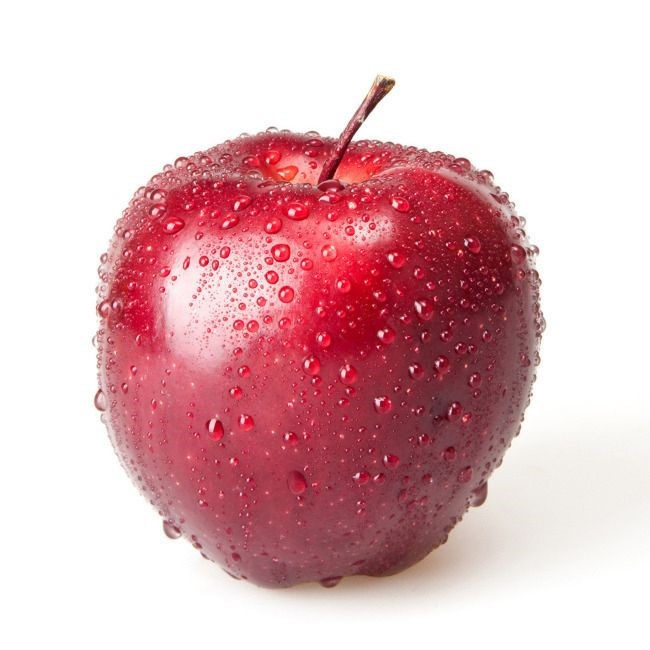
#> input picture ImageSimilarity/img/1.jpg, 650 x 650 px
$ jupyter execute Untitled.ipynb
#> lines starting #> are read from the running program, lines starting #| are printed output that depends on the picture
# 〇、 依赖项

[cell 1]
import cv2
import os
import numpy as np
from pandas import Series,DataFrame
import pandas as pd

# 一、特征
## 1、hash算法——与像素点的位置相关
### 1） 均值hash算法
将图片转换为灰度图，将图片尺寸调整为8\*8，计算平均值，根据均值获得图像指纹，即像素值大于均值的设为True，反之为False。

[cell 2]
def aHash(img):
	img=cv2.cvtColor(img,cv2.COLOR_BGR2GRAY)
	img=cv2.resize(img,(8,8), interpolation=cv2.INTER_AREA)
	means=img.sum()/64
	img=np.where(img>means,True,False)
	return img

### 2）感知hash算法
将图片转换为灰度图，将图片尺寸调整为32\*32，做DCT变换，获取结果左上角尺寸为8\*8的部分，根据均值获得图像指纹，即像素值大于均值的设为True，反之为False。

[cell 3]
def pHash(img):
	img=cv2.cvtColor(img,cv2.COLOR_BGR2GRAY)
	img=cv2.resize(img,(32,32), interpolation=cv2.INTER_AREA)
	img= cv2.dct(np.float32(img))
	img = img[0:8,0:8]
	means=img.sum()/64
	img=np.where(img>means,True,False)
	return img

### 3）差值Hash算法
比感知hash快，准确性理论上高于均值hash
将图片转换为灰度图，将图片尺寸调整为9\*8，除了最后一列像素，其他每个像素只要值比右边的像素小，则设为True，反之则为False

[cell 4]
def dHash(img):
	img=cv2.cvtColor(img,cv2.COLOR_BGR2GRAY)
	img=cv2.resize(img,(8,9), interpolation=cv2.INTER_AREA)
	hash=np.zeros((8,8),dtype=bool)
	for i in range(8):
		for j in range(8):
			if img[i][j]<img[i+1][j]:
				hash[i][j]=True
			else:
				hash[i][j]=False
	return hash

## 2、颜色矩——统计结果，与色彩有关
首先，将原图转换为YUV色彩空间，因为这更符合人眼的感知。
分别计算各个通道的一阶矩，二阶矩，三阶矩，组成一个九维向量

[cell 5]
def color_moment(img):
	[width,height,channel]=img.shape
	#YUV色彩空间，各个通道像素值统计
	y=Y_vector(img)
	u=U_vector(img)
	v=V_vector(img)
	#一阶矩，均值
	ay=y.sum()/width/height
	au=u.sum()/width/height
	av=v.sum()/width/height
	by=0
	bu=0
	bv=0
	cy=0
	cu=0
	cv=0
	#计算二阶矩和三阶矩
	for i in range(256):
		by=by+(i-ay)**2/width/height*y[i]
		bu=bu+(i-au)**2/width/height*u[i]
		bv=bv+(i-av)**2/width/height*v[i]
		cy=cy+(i-ay)**3/width/height*y[i]
		cu=cu+(i-au)**3/width/height*u[i]
		cv=cv+(i-av)**3/width/height*v[i]
	by=by**0.5
	bu=bu**0.5
	bv=bv**0.5
	cy=cy**(1/3)
	cu=cu**(1/3)
	cv=cv**(1/3)
	#将YUV三通道的三种矩组成一个九维向量
	vector=np.zeros(9)
	vector[0]=ay
	vector[1]=by
	vector[2]=cy
	vector[3]=au
	vector[4]=bu
	vector[5]=cu
	vector[6]=av
	vector[7]=bv
	vector[8]=cv
	return vector

### Y通道像素值统计

[cell 6]
def Y_vector(img):
	img=cv2.cvtColor(img,cv2.COLOR_BGR2YUV)
	img=img[:,:,0]
	[width,height]=img.shape
	v=np.zeros(256)
	for i in range(width):
		for j in range(height):
			p=img[i,j]
			v[p]=v[p]+1/width/height
	return v

### U通道像素值统计

[cell 7]
def U_vector(img):
	img=cv2.cvtColor(img,cv2.COLOR_BGR2YUV)
	img=img[:,:,1]
	[width,height]=img.shape
	v=np.zeros(256)
	for i in range(width):
		for j in range(height):
			p=img[i,j]
			v[p]=v[p]+1/width/height
	return v

### V通道像素值统计

[cell 8]
def V_vector(img):
	img=cv2.cvtColor(img,cv2.COLOR_BGR2YUV)
	img=img[:,:,2]
	[width,height]=img.shape
	v=np.zeros(256)
	for i in range(width):
		for j in range(height):
			p=img[i,j]
			v[p]=v[p]+1/width/height
	return v

## 3、灰度直方图——统计结果，与色彩无关
获得一个256维向量

[cell 9]
def grey_vector(img):
	img=cv2.cvtColor(img,cv2.COLOR_BGR2GRAY)
	[width,height]=img.shape
	v=np.zeros(256)
	for i in range(width):
		for j in range(height):
			p=img[i,j]
			v[p]=v[p]+1/width/height
	return v

# 二、相似度衡量
## 1、向量的余弦相似度

[cell 10]
def cos_similarity(v1,v2):
	if v1.shape!=v2.shape:
		return False
	similarity=np.dot(v1,v2)/np.linalg.norm(v1)/np.linalg.norm(v2)
	return similarity

## 2、向量的闵科夫斯基相似度
当p值为1时，结果为曼哈顿距离；为2时，结果为欧式距离

[cell 11]
def Minkowski_similarity(v1,v2,p):
	if v1.shape!=v2.shape:
		return False
	similarity=(abs(v1-v2)**p).sum()**(1/p)
	return similarity

## 3、汉明距离
仅适用于hash算法
对两个向量的每位取异或，统计结果的True的数量，用来表示两个二值向量的相似度

[cell 12]
def hamming(v1,v2):
	if v1.shape!=v2.shape:
		return False
	v3=v1^v2
	d=0
	for index in v3:
		for i in index:
			if i:
				d=d+1
	return d

# 三、运行

[cell 13]
img=cv2.imread("./img/1.jpg",cv2.IMREAD_COLOR)
#> img is the input picture: shape (650, 650, 3); mean B, G, R 188.1, 183.4, 223.3
u1=aHash(img)
#> in aHash, `img=cv2.cvtColor(img,cv2.COLOR_BGR2GRAY)`:
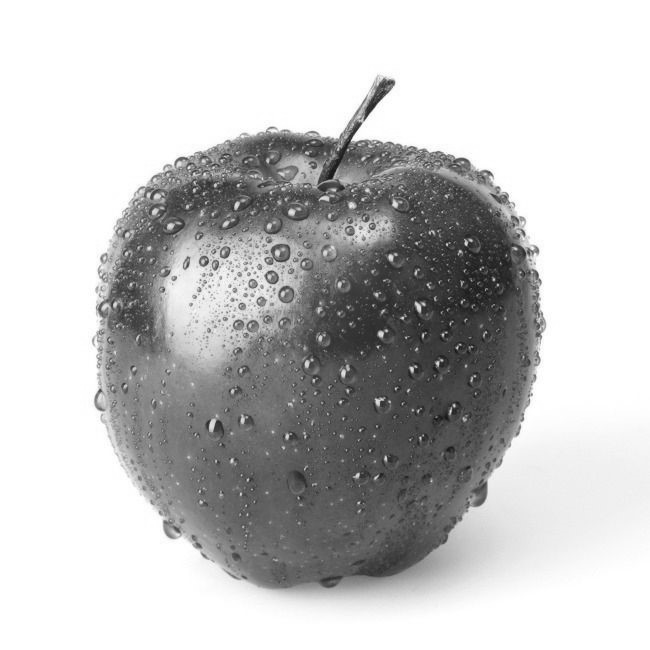
#> img: shape (650, 650); min 18, max 255, mean 195.8
#> in aHash, `means=img.sum()/64`: means = 195.8
u2=pHash(img)
#> in pHash, `img=cv2.resize(img,(32,32), interpolation=cv2.INTER_AREA)`:
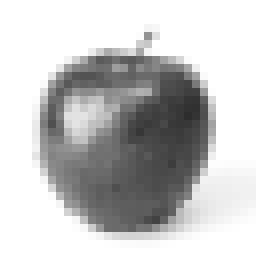
#> img: shape (32, 32) (shown 8 times larger); min 45, max 255, mean 195.9
#> in pHash, `img= cv2.dct(np.float32(img))`:
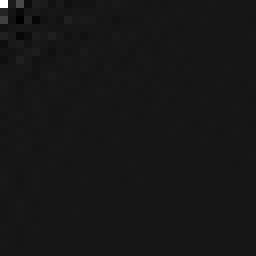
#> img: shape (32, 32) float32 (shown 8 times larger); min -607.1, max 6267.3, mean 7.8; drawn with min black and max white
#> in pHash, `means=img.sum()/64`: means = 125.3
u3=dHash(img)
u4=color_moment(img)
#> in Y_vector, `img=cv2.cvtColor(img,cv2.COLOR_BGR2YUV)`: img: shape (650, 650, 3); mean of channels 0, 1, 2 195.8, 124.3, 152.1
#> after the loop in Y_vector, `for i in range(width):`: v = 256 values, max 0.484 at index 255, min 0 at index 0, mean 0.00391
#> in color_moment, `y=Y_vector(img)`: y has the same summary as v in Y_vector
#> in U_vector, `img=img[:,:,1]`:
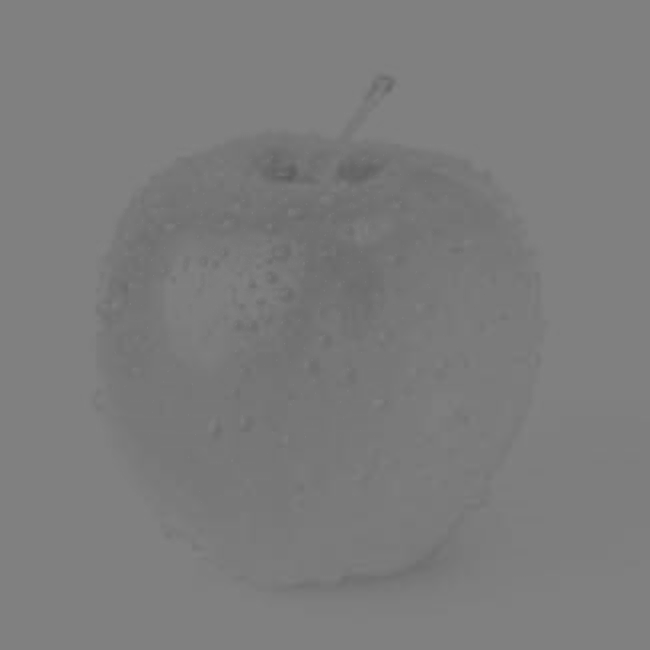
#> img: shape (650, 650); min 91, max 130, mean 124.3
#> after the loop in U_vector, `for i in range(width):`: v = 256 values, max 0.498 at index 128, min 0 at index 0, mean 0.00391
#> in color_moment, `u=U_vector(img)`: u has the same summary as v in U_vector
#> in V_vector, `img=img[:,:,2]`:
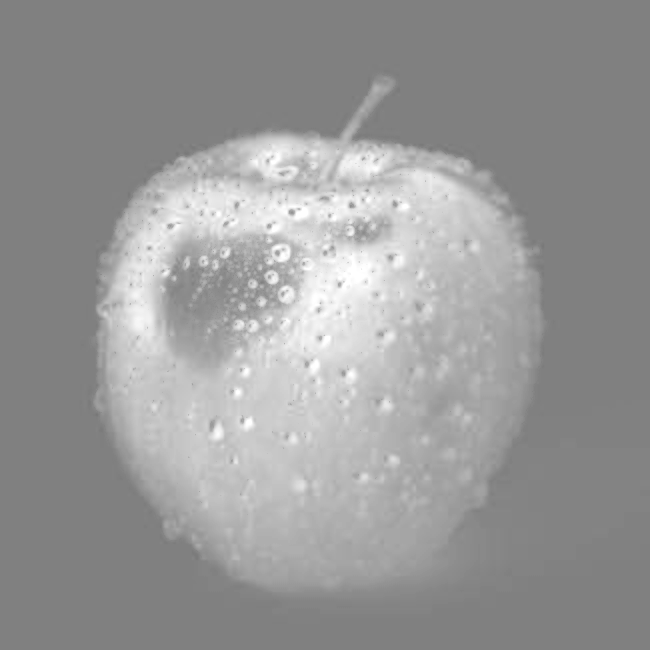
#> img: shape (650, 650); min 119, max 255, mean 152.1
#> after the loop in V_vector, `for i in range(width):`: v = 256 values, max 0.497 at index 128, min 0 at index 0, mean 0.00391
#> in color_moment, `ay=y.sum()/width/height`: ay = 2.37e-06
#> the loop in color_moment, `for i in range(256):` made 256 passes
#> (by, cy) on passes 1 to 3: (0, 0), (0, 0), (0, 0)
#> after the loop in color_moment, `for i in range(256):`: bu = 0.0366; bv = 0.0573; by = 0.104; cu = 4.56; cv = 9.61; cy = 24.88
#> in color_moment, `by=by**0.5`: by = 0.323
#> in color_moment, `bu=bu**0.5`: bu = 0.191
#> in color_moment, `bv=bv**0.5`: bv = 0.239
#> in color_moment, `cy=cy**(1/3)`: cy = 2.92
#> in color_moment, `cu=cu**(1/3)`: cu = 1.66
#> in color_moment, `cv=cv**(1/3)`: cv = 2.13
#> u4 = [2.37e-06, 0.323, 2.92, 2.37e-06, 0.191, 1.66, 2.37e-06, 0.239, 2.13]
u5=grey_vector(img)
#> after the loop in grey_vector, `for i in range(width):`: v = 256 values, max 0.484 at index 255, min 0 at index 0, mean 0.00391
#> u5 has the same summary as v in grey_vector
root = ".\\img"
result={"file_name":[],"ahash":[],"phash":[],"dhash":[],"color_cos":[],"color_Euclid":[],"color_man":[],"grey_cos":[],"grey_Euclid":[],"grey_man":[]}
for dirpath, dirnames, filenames in os.walk(root):
	for filepath in filenames:
		name=os.path.join(dirpath, filepath)
		img2=cv2.imread(name,cv2.IMREAD_COLOR)
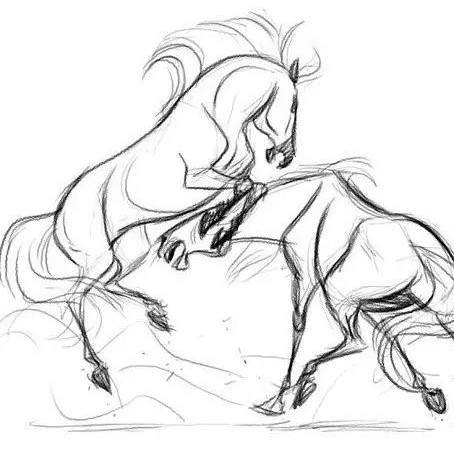
#> input picture ImageSimilarity/img/10.jpg, 454 x 454 px
#> img2 is the input picture: shape (454, 454, 3); min 0, max 255, mean 234.6
		v1=aHash(img2)
		v2=pHash(img2)
#> in pHash (call 2), `img=cv2.resize(img,(32,32), interpolation=cv2.INTER_AREA)`:
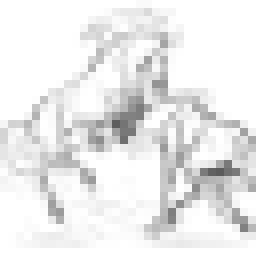
#> img: shape (32, 32) (shown 8 times larger); min 91, max 255, mean 234.6
#> in pHash (call 2), `means=img.sum()/64`: means = 125.9
		v3=dHash(img2)
		v4=color_moment(img2)
#> in Y_vector (call 2), `img=cv2.cvtColor(img,cv2.COLOR_BGR2YUV)`: img: shape (454, 454, 3); mean of channels 0, 1, 2 234.6, 128, 128
#> in U_vector (call 2), `img=img[:,:,1]`: img: shape (454, 454); every value is 128
#> the loop in color_moment (call 2), `for i in range(256):` made 256 passes
#> (by, cy) on passes 1, 3, 4: (7.09e-20, -3.44e-25), (5.23e-09, 9.46e-09), (1.48e-08, 3.81e-08)
		v5=grey_vector(img2)
		result["file_name"].append(name)
		result["ahash"].append(hamming(u1,v1))
#> the loop in hamming, `for index in v3:` made 8 passes
#> index on passes 1 to 8: [False, False, False, False, False, False, False, False], [False, False, False, True, False, True, False, False], [False, False, True, True, False, False, False, False], [False, False, False, False, False, False, False, False], [True, False, False, False, False, False, True, True], [False, False, False, True, True, False, True, True], [False, True, True, True, True, False, True, True], [False, False, False, False, False, False, False, False]
		result["phash"].append(hamming(u2,v2))
#> the loop in hamming (call 2), `for index in v3:` made 8 passes
		result["dhash"].append(hamming(u3,v3))
		result["color_cos"].append(cos_similarity(u4,v4))
		result["grey_cos"].append(cos_similarity(u5,v5))
		result["color_Euclid"].append(Minkowski_similarity(u4,v4,2))
		result["grey_Euclid"].append(Minkowski_similarity(u5,v5,2))
		result["color_man"].append(Minkowski_similarity(u4,v4,1))
		result["grey_man"].append(Minkowski_similarity(u5,v5,1))
df = DataFrame(result)

[cell 14]
df
#> Out = table of 3 rows and 10 columns
